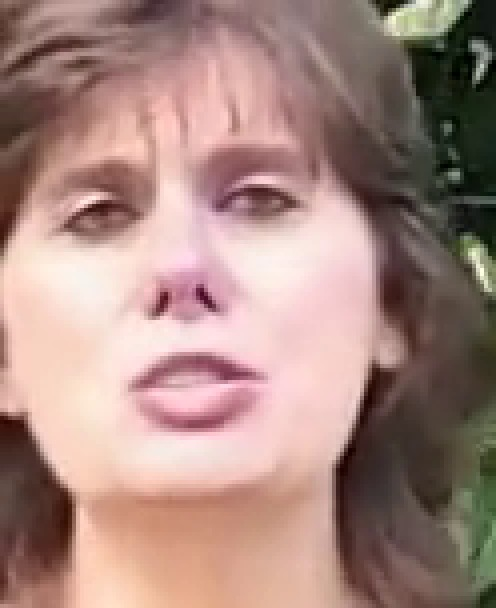
#> input picture tmp_frames/vidA.jpg, 496 x 608 px
$ python -i enhancement.py   (imports and definitions only)
#> lines starting #> are read from the running program, lines starting #| are printed output that depends on the picture
"""Frame enhancement for low-light video. Adapted from the rPPG
deepfake detector notebook (Kate & Shelar, MIT WPU): apply CLAHE
(contrast-limited adaptive histogram equalisation) to the luminance
channel only when a frame is dark enough that face detection is likely
to struggle, so well-lit frames aren't needlessly altered (which could
distort the very rPPG signal we're trying to measure)."""
from __future__ import annotations
import cv2
import numpy as np

DARK_FRAME_THRESHOLD = 90  # mean grayscale value below which CLAHE is applied


def enhance_if_dark(frame_bgr: np.ndarray, threshold: int = DARK_FRAME_THRESHOLD) -> np.ndarray:
    gray = cv2.cvtColor(frame_bgr, cv2.COLOR_BGR2GRAY)
    if gray.mean() >= threshold:
        return frame_bgr
    lab = cv2.cvtColor(frame_bgr, cv2.COLOR_BGR2LAB)
    clahe = cv2.createCLAHE(clipLimit=3.0, tileGridSize=(8, 8))
    lab[:, :, 0] = clahe.apply(lab[:, :, 0])
    return cv2.cvtColor(lab, cv2.COLOR_LAB2BGR)

>>> import cv2
>>> picture = cv2.imread('../../../../tmp_frames/vidA.jpg')
#> picture is the input picture: shape (608, 496, 3); mean B, G, R 128, 136, 166.8
>>> result = enhance_if_dark(picture)
#> in enhance_if_dark, `gray = cv2.cvtColor(frame_bgr, cv2.COLOR_BGR2GRAY)`:
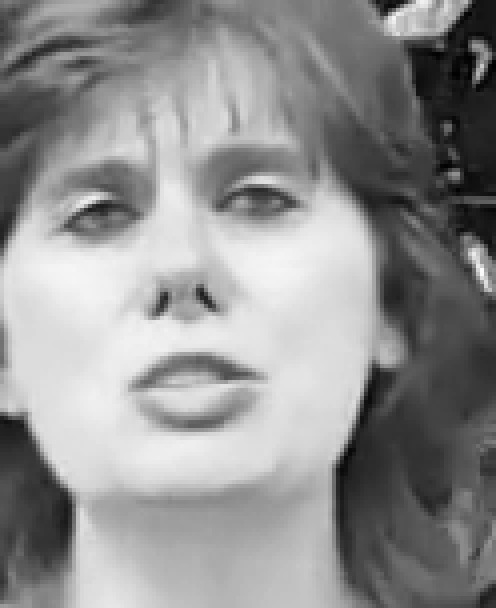
#> gray: shape (608, 496); min 1, max 252, mean 144.3

$ run again, on tmp_frames/vidB_start.jpg
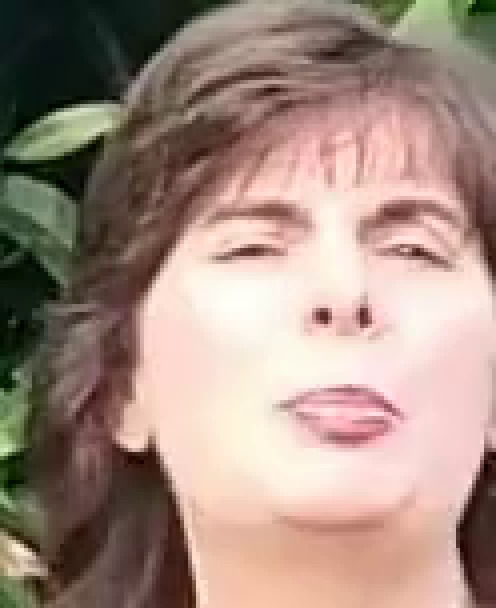
#> input picture tmp_frames/vidB_start.jpg, 496 x 608 px
#> picture is the input picture: shape (608, 496, 3); mean B, G, R 128.5, 139.8, 162.8
#> in enhance_if_dark, `gray = cv2.cvtColor(frame_bgr, cv2.COLOR_BGR2GRAY)`:
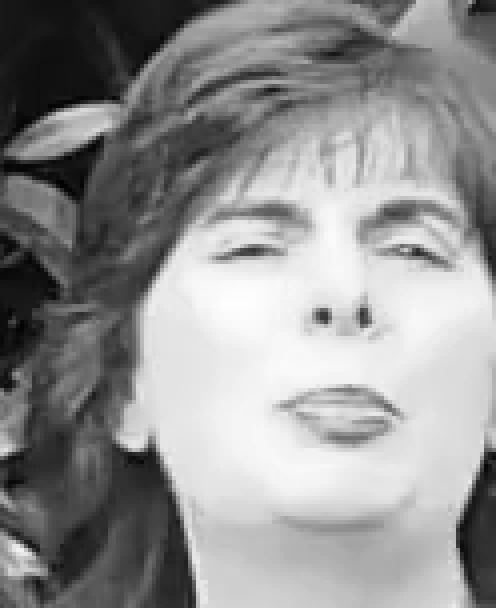
#> gray: shape (608, 496); min 1, max 254, mean 145.4
